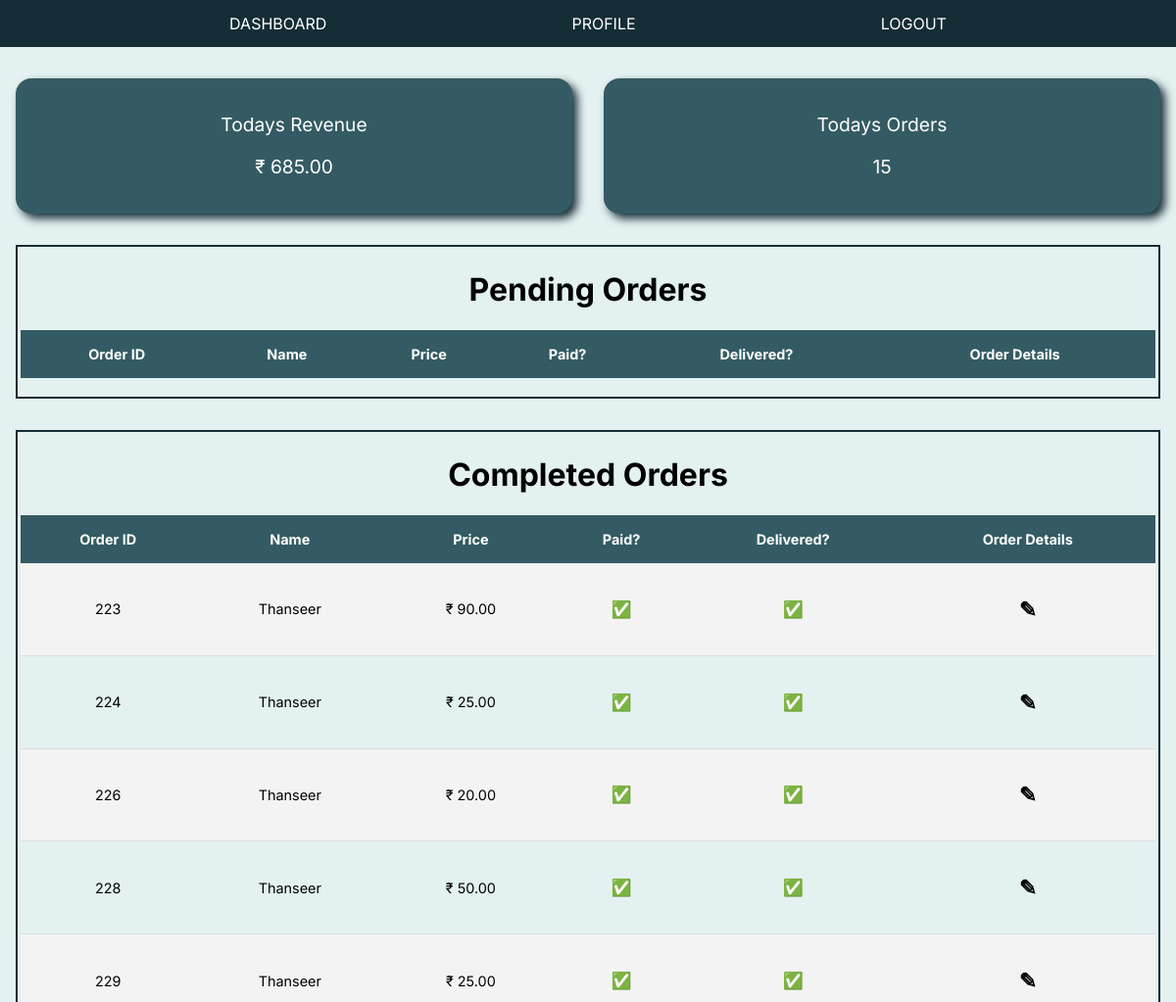
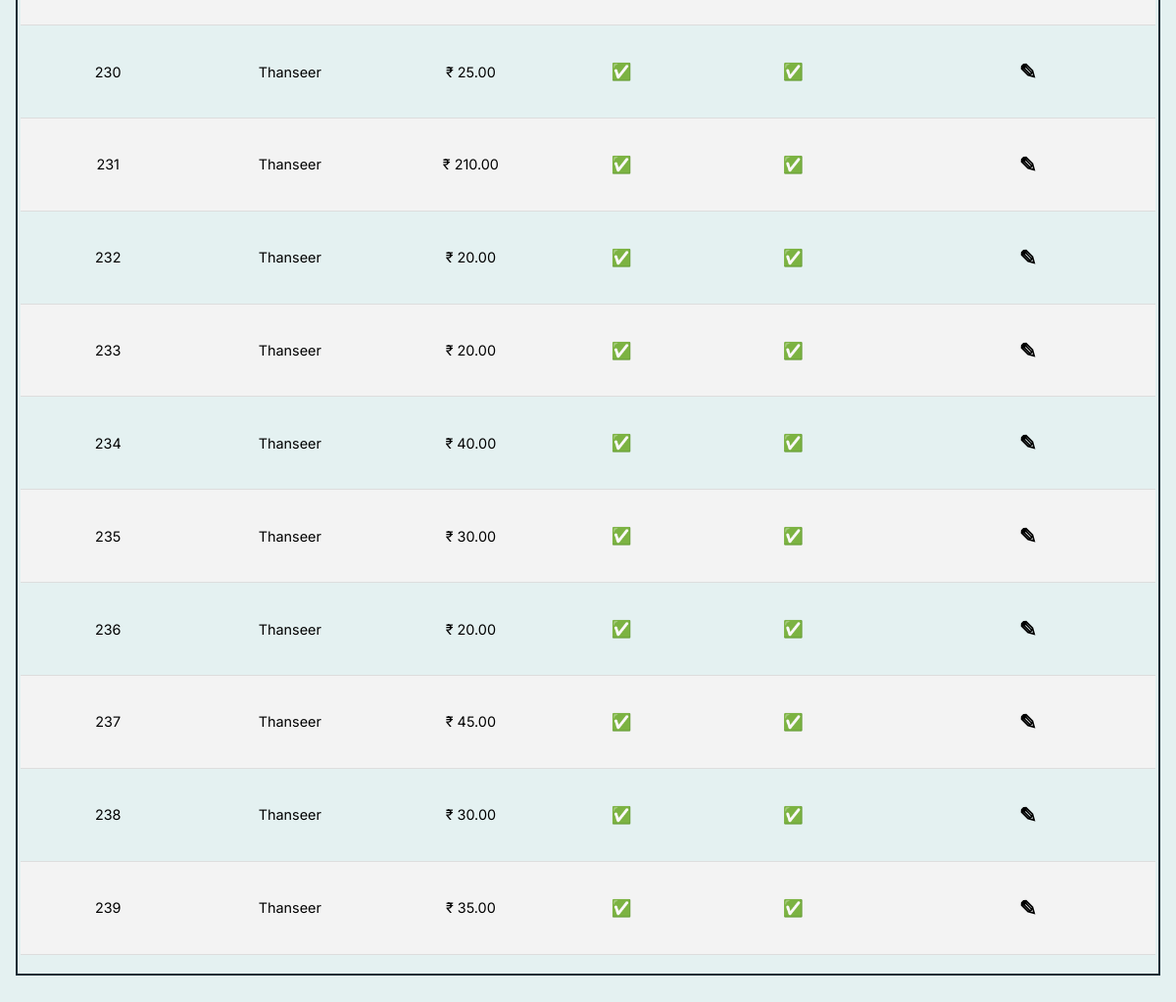
The app's page /restaurent/dashboard (signed in) with its own data (2 pictures, top to bottom).
### rishabs/models.py (models this page shows, shortened)
class OrderModel(models.Model):
    created_on = models.DateTimeField(auto_now_add=True)
    price = models.DecimalField(max_digits=7, decimal_places=2)
    items = models.ManyToManyField('MenuItem', related_name='order', blank=True)
    order_user = models.ForeignKey(User, related_name='userinfo',on_delete=models.CASCADE)
    is_paid = models.BooleanField(default=False)
    is_delivered = models.BooleanField(default=False)
    feedback = models.CharField(max_length=100,default="")

class User(AbstractUser):
    phone_number = models.CharField(max_length=12, unique=True)
    is_phone_verified = models.BooleanField(default=False)
    otp = models.CharField(max_length=6)
    USERNAME_FIELD = 'phone_number'
    REQUIRED_FIELDS = []
    objects = UserManager()

### restaurent/views.py (the view)
# urls.py: path('dashboard', views.dashboard_view, name="dashboard_view" ),
@login_required(login_url='login_view')
def dashboard_view(request):
    orders = OrderModel.objects.all()
    total_revenue = 0
    for order in orders:
        total_revenue += order.price
    context = {
        'orders':orders,
        'total_revenue':total_revenue,
        'total_orders':len(orders),
    }
    return render(request, 'restaurent/dashboard.html',context)

### restaurent/templates/restaurent/dashboard.html (shortened to what this page needs)
{% extends 'restaurent/layout3.html' %}
{% block content %}
<div class="overview">
    <div class="overview_l">
        <p>Todays Revenue</p>
        <p>&#x20b9; {{ total_revenue }}</p>
    </div>
    <div  class="overview_r">
        <p>Todays Orders</p>
        <p>{{ total_orders }}</p>
    </div>
</div>
<div class="table-box">
    <div>
        <h1>Pending Orders</h1>
    </div>
    <div class="box">
        <table class="styled-table">
            <thead>
                <tr>
                    <th>Order ID</th>
                    <th>Name</th>
                    <th>Price</th>
                    <th>Paid?</th>
                    <th>Delivered?</th>
                    <th>Order Details</th>
                </tr>
            </thead>
        </table>
    </div>
</div>
<div class="table-box">
    <div>
        <h1>Completed Orders</h1>
    </div>
    <div class="box">
        <table class="styled-table">
            <thead>
                <tr>
                    <th>Order ID</th>
                    <th>Name</th>
                    <th>Price</th>
                    <th>Paid?</th>
                    <th>Delivered?</th>
                    <th>Order Details</th>
                </tr>
            </thead>
            <tbody>
                {% for order in orders %}
                    {% if order.is_delivered %}
                        <tr>
                            <td>{{ order.pk }}</td>
                            <td>{{ order.order_user.username }}</td>
                            <td>&#x20b9; {{ order.price }}</td>
                            {% if order.is_paid %}
                                <td><h3>&#x2705;</h3></td>
                            {% else %}
                                <td><h3>&#10060;</h3></td>
                            {% endif %}
                            {% if order.is_delivered %}
                                <td><h3>&#x2705;</h3></td>
                            {% else %}
                                <td><h3>&#10060;</h3></td>
                            {% endif %}
                            <td class>
                                <h2><a class="order-s" href="{% url 'order_details' order.pk %}">&#9998;</a></h2>
                            </td>
                        </tr>
                    {% endif %}
            {% endfor %}
            </tbody>
        </table>
    </div>
</div>
{% endblock %}

### restaurent/static/css/dash.css (style rules this page uses)
* { font-family: "Inter"; }
body { margin: 0px; background-color: #e4f1f1; }
.overview { margin-top: 1rem; display: flex; flex-direction: row; }
.overview_l,.overview_r { width: 50%; background-color: #345B63; box-shadow: 5px 5px 10px #152D35; color: white; margin: 1rem; padding: 1rem; font-size: 1.2rem; border-radius: 1rem; }
.table-box { padding: 0.2rem; margin: 1rem; border: 2px solid #152D35; }
.styled-table { border-collapse: collapse; margin: 1rem 0; font-size: 0.9em; width: 100%; }
.styled-table thead tr { background-color: #345B63; color: white; text-align: center; }
.styled-table th, .styled-table td { padding: 1rem 0.5rem; }
.styled-table tbody tr { border-bottom: 1px solid #dddddd; }
.styled-table tbody tr:nth-of-type(odd) { background-color: #f3f3f3; }
.order-s:link { text-decoration: none; color: black; }

### records on screen
OrderModel: pk "223", order_user.username "Thanseer", price "90.00"
OrderModel: pk "224", order_user.username "Thanseer", price "25.00"
OrderModel: pk "226", order_user.username "Thanseer", price "20.00"
OrderModel: pk "228", order_user.username "Thanseer", price "50.00"
OrderModel: pk "229", order_user.username "Thanseer", price "25.00"
OrderModel: pk "230", order_user.username "Thanseer", price "25.00"
OrderModel: pk "231", order_user.username "Thanseer", price "210.00"
OrderModel: pk "232", order_user.username "Thanseer", price "20.00"
OrderModel: pk "233", order_user.username "Thanseer", price "20.00"
OrderModel: pk "234", order_user.username "Thanseer", price "40.00"
OrderModel: pk "235", order_user.username "Thanseer", price "30.00"
OrderModel: pk "236", order_user.username "Thanseer", price "20.00"
OrderModel: pk "237", order_user.username "Thanseer", price "45.00"
OrderModel: pk "238", order_user.username "Thanseer", price "30.00"
OrderModel: pk "239", order_user.username "Thanseer", price "35.00"

### other values on screen
{{ total_revenue }} "685.00"
{{ total_orders }} "15"
